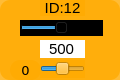
    <widget class="QWidget" name="widget_id1_12" native="true">
     <property name="geometry">
      <rect>
       <x>130</x>
       <y>390</y>
       <width>120</width>
       <height>80</height>
      </rect>
     </property>
     <property name="styleSheet">
      <string notr="true">background-color: rgb(255, 170, 0, 200);
border-radius:10px;</string>
     </property>
     <widget class="QLabel" name="label_ID1_13">
      <property name="geometry">
       <rect>
        <x>40</x>
        <y>0</y>
        <width>45</width>
        <height>16</height>
       </rect>
      </property>
      <property name="minimumSize">
       <size>
        <width>0</width>
        <height>10</height>
       </size>
      </property>
      <property name="font">
       <font>
        <family>Arial</family>
        <pointsize>11</pointsize>
       </font>
      </property>
      <property name="styleSheet">
       <string notr="true">background-color: rgb(255, 255, 255， 0);
border-radius:0px;</string>
      </property>
      <property name="text">
       <string>ID:12</string>
      </property>
      <property name="alignment">
       <set>Qt::AlignCenter</set>
      </property>
     </widget>
     <widget class="QSlider" name="horizontalSlider_pulse_id12">
      <property name="geometry">
       <rect>
        <x>20</x>
        <y>20</y>
        <width>83</width>
        <height>16</height>
       </rect>
      </property>
      <property name="autoFillBackground">
       <bool>false</bool>
      </property>
      <property name="styleSheet">
       <string notr="true">background-color: rgb(0, 0, 0);
border-radius:0px;</string>
      </property>
      <property name="minimum">
       <number>0</number>
      </property>
      <property name="maximum">
       <number>1000</number>
      </property>
      <property name="pageStep">
       <number>1</number>
      </property>
      <property name="value">
       <number>500</number>
      </property>
      <property name="orientation">
       <enum>Qt::Horizontal</enum>
      </property>
     </widget>
     <widget class="QSlider" name="horizontalSlider_dev_id12">
      <property name="geometry">
       <rect>
        <x>40</x>
        <y>60</y>
        <width>45</width>
        <height>18</height>
       </rect>
      </property>
      <property name="styleSheet">
       <string notr="true">background-color: rgb(255, 255, 255， 0);</string>
      </property>
      <property name="minimum">
       <number>-125</number>
      </property>
      <property name="maximum">
       <number>125</number>
      </property>
      <property name="pageStep">
       <number>1</number>
      </property>
      <property name="orientation">
       <enum>Qt::Horizontal</enum>
      </property>
     </widget>
     <widget class="QLabel" name="label_id12">
      <property name="geometry">
       <rect>
        <x>10</x>
        <y>60</y>
        <width>31</width>
        <height>20</height>
       </rect>
      </property>
      <property name="minimumSize">
       <size>
        <width>0</width>
        <height>10</height>
       </size>
      </property>
      <property name="font">
       <font>
        <family>DejaVu Sans</family>
        <pointsize>10</pointsize>
       </font>
      </property>
      <property name="styleSheet">
       <string notr="true">background-color: rgb(255, 255, 255， 0);</string>
      </property>
      <property name="text">
       <string>0</string>
      </property>
      <property name="alignment">
       <set>Qt::AlignCenter</set>
      </property>
     </widget>
     <widget class="QLineEdit" name="lineEdit_id12">
      <property name="geometry">
       <rect>
        <x>40</x>
        <y>40</y>
        <width>45</width>
        <height>18</height>
       </rect>
      </property>
      <property name="sizePolicy">
       <sizepolicy hsizetype="Fixed" vsizetype="Fixed">
        <horstretch>0</horstretch>
        <verstretch>0</verstretch>
       </sizepolicy>
      </property>
      <property name="font">
       <font>
        <family>Arial</family>
        <pointsize>11</pointsize>
       </font>
      </property>
      <property name="autoFillBackground">
       <bool>false</bool>
      </property>
      <property name="styleSheet">
       <string notr="true">background-color: rgb(255, 255, 255);
border-radius:0px;</string>
      </property>
      <property name="text">
       <string>500</string>
      </property>
      <property name="maxLength">
       <number>1000</number>
      </property>
      <property name="alignment">
       <set>Qt::AlignCenter</set>
      </property>
      <property name="dragEnabled">
       <bool>false</bool>
      </property>
      <property name="readOnly">
       <bool>false</bool>
      </property>
     </widget>
    </widget>
